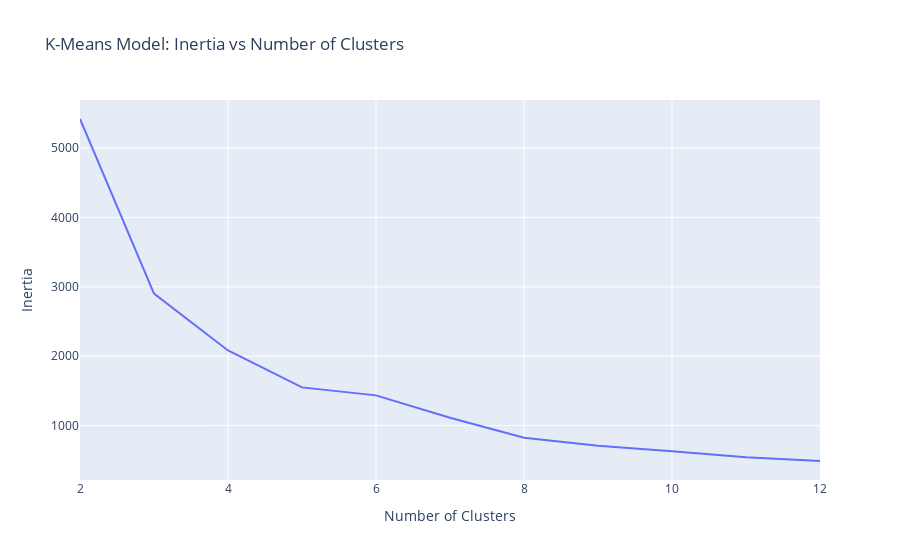

Notebook source saved alongside this figure:
### Markdown cell above
#### Task 6.5.14
Use plotly express to create a line plot that shows the values of inertia_errors as a function of n_clusters.

### Code cell
# Create line plot of `inertia_errors` vs `n_clusters`
fig = px.line(
    x=n_clusters, y=inertia_errors,
    title="K-Means Model: Inertia vs Number of Clusters"
)

fig.update_layout(xaxis_title="Number of Clusters", yaxis_title="Inertia")
fig.show()

### Figure 1 — Plotly figure (JSON) as saved in the notebook; plotly's stock layout.template omitted (floating-point values rounded to 4 significant figures)
{"data": [{"hovertemplate": "x=%{x}<br>y=%{y}<extra></extra>", "legendgroup": "", "line": {"color": "#636efa", "dash": "solid"}, "marker": {"symbol": "circle"}, "mode": "lines", "name": "", "orientation": "v", "showlegend": false, "type": "scatter", "x": [2, 3, 4, 5, 6, 7, 8, 9, 10, 11, 12], "xaxis": "x", "y": [5419.0, 2902.0, 2083.0, 1551.0, 1436.0, 1114.0, 825.1, 710.3, 630.8, 542.8, 490.0], "yaxis": "y"}], "layout": {"legend": {"tracegroupgap": 0}, "title": {"text": "K-Means Model: Inertia vs Number of Clusters"}, "xaxis": {"anchor": "y", "domain": [0, 1], "title": {"text": "Number of Clusters"}}, "yaxis": {"anchor": "x", "domain": [0, 1], "title": {"text": "Inertia"}}}}
